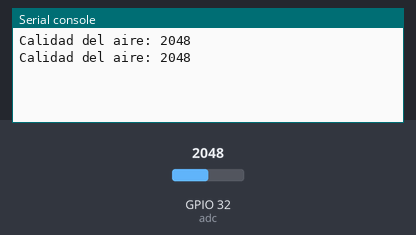
Recording of a program running on a simulated ESP32 board running MicroPython. Parts: the last lines printed to the serial console. The test bench sets the inputs (shaded band); at power-on: GPIO 32 (adc) = 2048 (analog values on the 0–4095 scale).

Above: at 1.2 s.
1.3 s: GPIO 32 (adc) set to 2866
At 2.6 s:
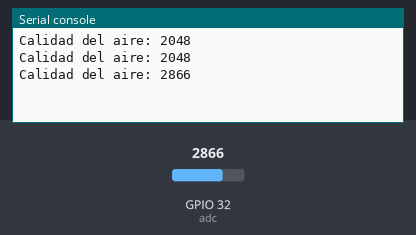
2.8 s: GPIO 32 (adc) set to 3603
At 3.3 s:
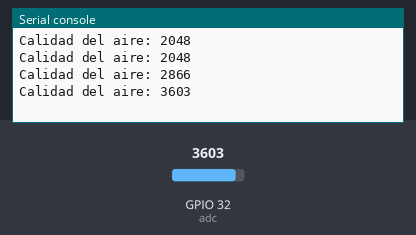
Timing chart, 0 to 5.8 s (numbered marks = the images above; inputs shaded):
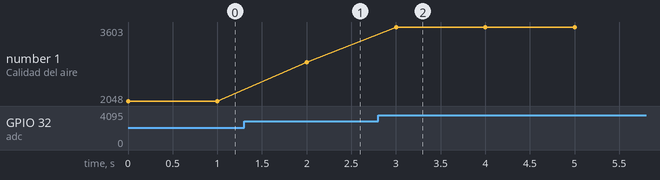

The program:

MQ135.py
```python
from machine import ADC, Pin
import time

# Pin AO conectado a GPIO32
adc = ADC(Pin(32))

def leer_sensor():
    valor = adc.read()
    return valor

while True:
    calidad_aire = leer_sensor()
    print("Calidad del aire:", calidad_aire)
    time.sleep(1)
```

Measured:
- after the input at 1.3 s, the serial console: prints a new line after 0.70 s (image 1)
- after the input at 2.8 s, the serial console: prints a new line after 0.20 s (image 2)
- plotted number 1: 2048 → 2866 after the input at 1.3 s, 2866 → 3603 after the input at 2.8 s
